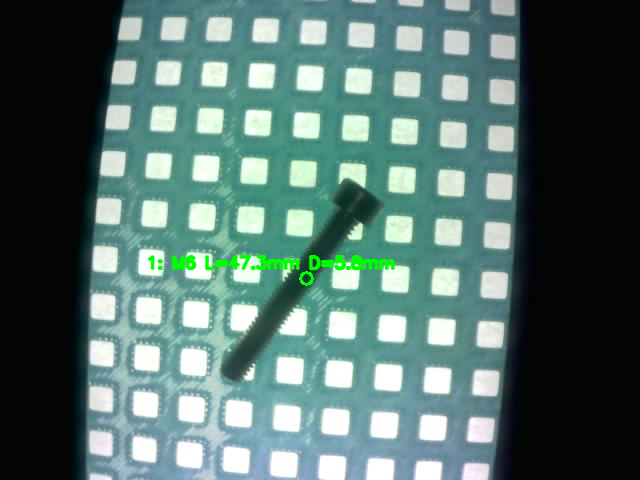
#> input picture Machine learning attempt/OpenCV Screw identifier Test 2/annotated_v5_1.png, 640 x 480 px
$ python measure_screw_grid_v5_1.py --image annotated_v5_1.png
#> lines starting #> are read from the running program, lines starting #| are printed output that depends on the picture; after the words box and inside, x2 and y2 are one past the last pixel; in counts of white or black regions, pixels touching at a corner belong together
#!/usr/bin/env python3
import argparse
import json
import os
import urllib.request
from dataclasses import dataclass
from typing import List, Tuple, Optional

import cv2
import numpy as np


@dataclass
class ScrewMeasurement:
    id: int
    center_px: Tuple[float, float]
    length_mm: float
    diameter_mm: float
    m_guess: str


def load_image(path_or_url: str) -> Optional[np.ndarray]:
    if path_or_url.lower().startswith(("http://", "https://")):
        with urllib.request.urlopen(path_or_url, timeout=10) as r:
            data = r.read()
        arr = np.frombuffer(data, dtype=np.uint8)
        return cv2.imdecode(arr, cv2.IMREAD_COLOR)
    return cv2.imread(path_or_url, cv2.IMREAD_COLOR)


def clamp(v, lo, hi):
    return max(lo, min(hi, v))


def auto_crop_camera_region(bgr: np.ndarray) -> np.ndarray:
    """Crop UI screenshots to largest dark-ish camera pane; if already a raw frame, keep as-is."""
    gray = cv2.cvtColor(bgr, cv2.COLOR_BGR2GRAY)
    _, m = cv2.threshold(gray, 60, 255, cv2.THRESH_BINARY_INV)
    m = cv2.morphologyEx(m, cv2.MORPH_OPEN, np.ones((5, 5), np.uint8), iterations=2)
    cnts, _ = cv2.findContours(m, cv2.RETR_EXTERNAL, cv2.CHAIN_APPROX_SIMPLE)
    if not cnts:
        return bgr
    c = max(cnts, key=cv2.contourArea)
    x, y, w, h = cv2.boundingRect(c)
    if w * h < 0.25 * bgr.shape[0] * bgr.shape[1]:
        return bgr
    return bgr[y:y + h, x:x + w]


def detect_grid_squares(gray: np.ndarray, bright_thresh: int):
    g = cv2.GaussianBlur(gray, (5, 5), 0)
    _, bright = cv2.threshold(g, bright_thresh, 255, cv2.THRESH_BINARY)
    bright = cv2.morphologyEx(bright, cv2.MORPH_OPEN, np.ones((3, 3), np.uint8), iterations=1)

    cnts, _ = cv2.findContours(bright, cv2.RETR_EXTERNAL, cv2.CHAIN_APPROX_SIMPLE)

    squares, centers, sizes = [], [], []
    for c in cnts:
        area = cv2.contourArea(c)
        if area < 250 or area > 9000:
            continue
        x, y, w, h = cv2.boundingRect(c)
        if w < 8 or h < 8:
            continue
        ar = w / float(h)
        if ar < 0.7 or ar > 1.35:
            continue
        squares.append(c)
        centers.append((x + w / 2.0, y + h / 2.0))
        sizes.append((w, h))
    return squares, centers, sizes


def estimate_pitch_px_nn(centers: List[Tuple[float, float]]) -> Optional[float]:
    if len(centers) < 20:
        return None
    pts = np.array(centers, dtype=np.float32)
    dmins = []
    for i in range(len(pts)):
        d = np.sqrt(((pts - pts[i]) ** 2).sum(axis=1))
        d = d[d > 1e-3]
        dmins.append(float(d.min()))
    pitch = float(np.median(dmins))
    if pitch < 10 or pitch > 300:
        return None
    return pitch


def crop_to_grid(gray: np.ndarray, centers: List[Tuple[float, float]], pad_px: int):
    pts = np.array(centers, dtype=np.float32)
    xmin, ymin = pts.min(axis=0)
    xmax, ymax = pts.max(axis=0)
    x0 = int(clamp(xmin - pad_px, 0, gray.shape[1] - 1))
    y0 = int(clamp(ymin - pad_px, 0, gray.shape[0] - 1))
    x1 = int(clamp(xmax + pad_px, 1, gray.shape[1]))
    y1 = int(clamp(ymax + pad_px, 1, gray.shape[0]))
    return gray[y0:y1, x0:x1], (x0, y0)


def rotate_patch_mask(mask: np.ndarray, rect, pad: int = 60) -> np.ndarray:
    (cx, cy), (w, h), ang = rect
    if w < h:
        rot_angle = ang
        long_side = h
        short_side = w
    else:
        rot_angle = ang + 90.0
        long_side = w
        short_side = h

    M = cv2.getRotationMatrix2D((cx, cy), rot_angle, 1.0)
    rot = cv2.warpAffine(mask, M, (mask.shape[1], mask.shape[0]), flags=cv2.INTER_NEAREST)

    bw = int(short_side + 2 * pad)
    bh = int(long_side + 2 * pad)
    x0 = int(cx - bw / 2)
    y0 = int(cy - bh / 2)
    x0 = clamp(x0, 0, mask.shape[1] - 1)
    y0 = clamp(y0, 0, mask.shape[0] - 1)
    x1 = clamp(x0 + bw, 1, mask.shape[1])
    y1 = clamp(y0 + bh, 1, mask.shape[0])

    patch = rot[y0:y1, x0:x1]
    if patch.shape[1] > patch.shape[0]:
        patch = cv2.rotate(patch, cv2.ROTATE_90_CLOCKWISE)
    return patch


def mask_widths(mask_patch: np.ndarray) -> np.ndarray:
    h, w = mask_patch.shape
    widths = np.zeros(h, dtype=np.float32)
    for r in range(h):
        xs = np.where(mask_patch[r] > 0)[0]
        if xs.size == 0:
            continue
        widths[r] = float(xs.max() - xs.min() + 1)
    return widths


def longest_run(widths: np.ndarray, min_w_px: int) -> Optional[Tuple[int, int]]:
    good = widths >= float(min_w_px)
    h = len(widths)
    best_len = 0
    best = None
    i = 0
    while i < h:
        if not good[i]:
            i += 1
            continue
        j = i
        while j < h and good[j]:
            j += 1
        if (j - i) > best_len:
            best_len = (j - i)
            best = (i, j)
        i = j
    return best if best_len >= 25 else None


def guess_metric_size(diameter_mm: float) -> str:
    sizes = [3.0, 4.0, 5.0, 6.0]
    labels = ["M3", "M4", "M5", "M6"]
    if diameter_mm <= 0:
        return "unknown"
    i = int(np.argmin([abs(diameter_mm - s) for s in sizes]))
    return labels[i] if abs(diameter_mm - sizes[i]) <= 1.2 else "unknown"


def measure(bgr: np.ndarray, square_mm: float, bright_thresh: int,
            dark_perc: float, min_ar: float, min_length_mm: float,
            silhouette_dilate: int):
    roi = auto_crop_camera_region(bgr)
    vis = roi.copy()
    gray0 = cv2.cvtColor(roi, cv2.COLOR_BGR2GRAY)

    squares, centers, sizes = detect_grid_squares(gray0, bright_thresh=bright_thresh)
    if len(centers) < 20:
        return {"error": "Could not detect enough grid squares for calibration."}, vis

    pitch_px = estimate_pitch_px_nn(centers) or 50.0
    hole_px = float(np.median([min(w, h) for (w, h) in sizes]))
    px_per_mm = hole_px / float(square_mm)  # << IMPORTANT: scale from hole size

    # crop to grid region
    pad_px = int(0.9 * pitch_px)
    gray, (ox, oy) = crop_to_grid(gray0, centers, pad_px=pad_px)

    # squares mask in cropped coords
    sq_mask_full = np.zeros_like(gray0, dtype=np.uint8)
    for c in squares:
        cv2.drawContours(sq_mask_full, [c], -1, 255, thickness=cv2.FILLED)
    sq_mask = sq_mask_full[oy:oy + gray.shape[0], ox:ox + gray.shape[1]]
    sq_mask = cv2.dilate(sq_mask, np.ones((9, 9), np.uint8), iterations=1)

    # inpaint away the bright holes so the grid stops dominating segmentation
    inpaint = cv2.inpaint(gray, sq_mask, 3, cv2.INPAINT_TELEA)

    # soften remaining periodic texture
    blur = cv2.GaussianBlur(inpaint, (0, 0), sigmaX=max(3.0, pitch_px / 6.0))
    # percentile threshold for dark objects
    t = float(np.percentile(blur, dark_perc))
    mask = (blur < t).astype(np.uint8) * 255

    mask = cv2.morphologyEx(mask, cv2.MORPH_CLOSE, np.ones((13, 13), np.uint8), iterations=2)
    mask = cv2.morphologyEx(mask, cv2.MORPH_OPEN, np.ones((3, 3), np.uint8), iterations=1)

    cnts, _ = cv2.findContours(mask, cv2.RETR_EXTERNAL, cv2.CHAIN_APPROX_SIMPLE)

    H, W = inpaint.shape
    candidates = []
    for c in cnts:
        area = cv2.contourArea(c)
        if area < (px_per_mm ** 2) * 30:  # removes small junk
            continue
        x, y, wbb, hbb = cv2.boundingRect(c)
        if x <= 2 or y <= 2 or x + wbb >= W - 3 or y + hbb >= H - 3:
            continue

        rect = cv2.minAreaRect(c)
        (cx, cy), (rw, rh), _ = rect
        L = max(rw, rh)
        Wid = min(rw, rh)
        ar = L / (Wid + 1e-6)
        if ar < min_ar:
            continue

        length_mm_est = float(L / px_per_mm)
        if length_mm_est < min_length_mm:
            continue

        candidates.append((area, rect, c))

    candidates.sort(key=lambda t: t[0], reverse=True)

    meas: List[ScrewMeasurement] = []
    sid = 1

    for _, rect, contour in candidates[:10]:
        # filled silhouette for measurement
        sil = np.zeros_like(inpaint, dtype=np.uint8)
        cv2.drawContours(sil, [contour], -1, 255, thickness=cv2.FILLED)
        if silhouette_dilate > 0:
            sil = cv2.dilate(sil, np.ones((3, 3), np.uint8), iterations=silhouette_dilate)

        patch = rotate_patch_mask(sil, rect, pad=70)
        widths = mask_widths(patch)

        min_w_px = max(6, int(0.9 * px_per_mm))  # ~0.9mm
        run = longest_run(widths, min_w_px=min_w_px)
        if run is None:
            continue
        i0, i1 = run
        length_px = float(i1 - i0)

        seg = widths[i0:i1]
        seg = seg[seg >= float(min_w_px)]
        if len(seg) < 10:
            continue

        # shank diameter: use lower-quantile median to avoid head region
        cut = np.percentile(seg, 45)
        shank = seg[seg <= cut]
        dia_px = float(np.median(shank)) if len(shank) else float(np.median(seg))

        length_mm = float(length_px / px_per_mm)
        dia_mm = float(dia_px / px_per_mm)

        (cx, cy), _, _ = rect
        cx0, cy0 = float(cx + ox), float(cy + oy)

        m_guess = guess_metric_size(dia_mm)
        meas.append(ScrewMeasurement(sid, (cx0, cy0), length_mm, dia_mm, m_guess))
        sid += 1

    for m in meas:
        cx, cy = m.center_px
        label = f"{m.id}: {m.m_guess} L={m.length_mm:.1f}mm D={m.diameter_mm:.1f}mm"
        cv2.circle(vis, (int(cx), int(cy)), 6, (0, 255, 0), 2)
        cv2.putText(vis, label, (int(cx) - 160, int(cy) - 10),
                    cv2.FONT_HERSHEY_SIMPLEX, 0.55, (0, 255, 0), 2, cv2.LINE_AA)

    out = {
        "square_mm": square_mm,
        "hole_px_median": round(hole_px, 3),
        "pitch_px_median": round(float(pitch_px), 3),
        "px_per_mm": round(float(px_per_mm), 6),
        "count": len(meas),
        "screws": [
            {
                "id": m.id,
                "m_guess": m.m_guess,
                "diameter_mm": round(m.diameter_mm, 3),
                "length_mm": round(m.length_mm, 3),
                "center_px": [round(m.center_px[0], 1), round(m.center_px[1], 1)],
            } for m in meas
        ],
    }
    return out, vis


def main():
    ap = argparse.ArgumentParser()
    ap.add_argument("--image", required=True)
    ap.add_argument("--square-mm", type=float, default=5.0, help="Hole side length in mm (your 5x5mm squares)")
    ap.add_argument("--bright-thresh", type=int, default=190)
    ap.add_argument("--dark-perc", type=float, default=25.0, help="Percentile threshold for dark segmentation")
    ap.add_argument("--min-ar", type=float, default=1.5)
    ap.add_argument("--min-length-mm", type=float, default=12.0, help="Reject tiny false positives")
    ap.add_argument("--silhouette-dilate", type=int, default=2, help="Recover edges if mask is too skinny")
    ap.add_argument("--out", default="annotated_v5_1.png")
    ap.add_argument("--show", action="store_true")
    args = ap.parse_args()

    bgr = load_image(args.image)
#> in load_image, returned value is the input picture: shape (480, 640, 3); mean B, G, R 108.2, 113.2, 85.6
    if bgr is None:
        raise SystemExit(f"Could not read image: {args.image}")

    out_json, ann = measure(
        bgr=bgr,
        square_mm=args.square_mm,
        bright_thresh=args.bright_thresh,
        dark_perc=args.dark_perc,
        min_ar=args.min_ar,
        min_length_mm=args.min_length_mm,
        silhouette_dilate=args.silhouette_dilate,
    )
#> in auto_crop_camera_region, `_, m = cv2.threshold(gray, 60, 255, cv2.THRESH_BINARY_INV)`: m: shape (480, 640); 36.2% white; 9 white regions (3 under 20 px), largest, box (x1, y1, x2, y2) and area: (493, 0, 640, 480) 61481, (0, 0, 125, 480) 46370, (267, 184, 378, 319) 2718, (231, 334, 265, 373) 454, (302, 274, 311, 283) 57, (313, 259, 317, 266) 21
#> in auto_crop_camera_region, `m = cv2.morphologyEx(m, cv2.MORPH_OPEN, np.ones((5, 5), np.uint8), ite..`:
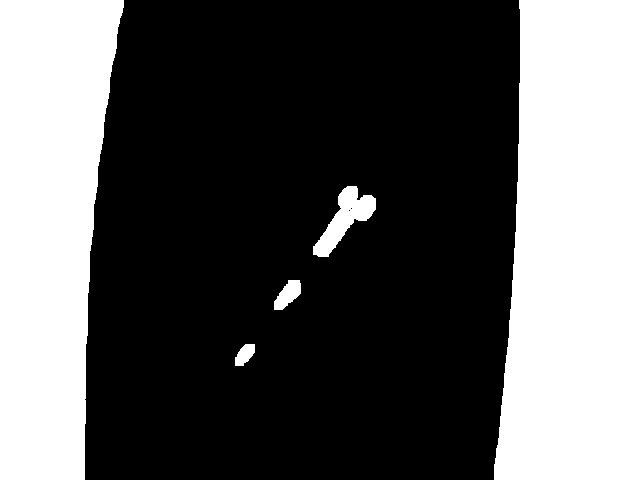
#> m: shape (480, 640); 35.9% white; 5 white regions
#> in auto_crop_camera_region, `cnts, _ = cv2.findContours(m, cv2.RETR_EXTERNAL, cv2.CHAIN_APPROX_SIMP..`: cnts = 5 contours; box (x1, y1, x2, y2) and area: (494, 0, 640, 480) 60852, (0, 0, 124, 480) 45772, (313, 186, 376, 257) 1702, (274, 280, 301, 310) 444, (235, 344, 255, 366) 264
#> in auto_crop_camera_region, `c = max(cnts, key=cv2.contourArea)`: c = contour of 58 points, box (x1, y1, x2, y2) (494, 0, 640, 480), area 60852
#> in auto_crop_camera_region, `x, y, w, h = cv2.boundingRect(c)`: x = 494; y = 0; w = 146; h = 480
#> in detect_grid_squares, `_, bright = cv2.threshold(g, bright_thresh, 255, cv2.THRESH_BINARY)`: bright: shape (480, 640); 18% white; 110 white regions (11 under 20 px), largest, box (x1, y1, x2, y2) and area: (186, 359, 230, 450) 945, (272, 404, 302, 433) 756, (269, 450, 299, 479) 756
#> in detect_grid_squares, `bright = cv2.morphologyEx(bright, cv2.MORPH_OPEN, np.ones((3, 3), np.u..`:
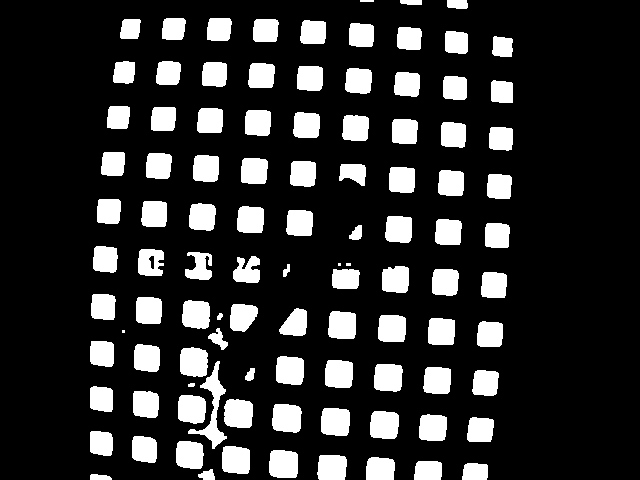
#> bright: shape (480, 640); 17.9% white; 102 white regions (3 under 20 px)
#> in detect_grid_squares, `cnts, _ = cv2.findContours(bright, cv2.RETR_EXTERNAL, cv2.CHAIN_APPROX..`: cnts = 102 contours, 5 with area under 20; largest, box (x1, y1, x2, y2) and area: (188, 361, 227, 449) 806, (272, 404, 302, 433) 706, (269, 450, 298, 478) 704, (224, 399, 253, 428) 702, (321, 408, 350, 436) 698
#> the loop in detect_grid_squares, `for c in cnts:` made 102 passes
#> (area, x, y, w, h, ar) on passes 3 to 14: (367.5, 462, 463, 26, 17, 1.53), (460.5, 414, 461, 28, 19, 1.47), (568.5, 366, 457, 29, 23, 1.26), (643, 317, 455, 30, 25, 1.2), (703.5, 269, 450, 29, 28, 1.04), (671, 222, 446, 28, 28, 1), (648, 176, 441, 28, 28, 1), (562, 132, 436, 25, 27, 0.926), (480.5, 90, 431, 23, 25, 0.92), (553, 467, 417, 27, 25, 1.08), (633.5, 419, 414, 28, 27, 1.04), (688.5, 370, 411, 29, 28, 1.04)
#> area on passes 1, 2, 23, 33, 37, 48: 84.5, 106, 72, 166.5, 21.5, 38.5
#> after the loop in detect_grid_squares, `for c in cnts:`: centers = 84 pairs, first value 101.5 to 502.5, second value 29 to 468.5; sizes = 84 pairs, first value 21 to 30, second value 20 to 30; squares = 84 contours; largest, box (x1, y1, x2, y2) and area: (272, 404, 302, 433) 706, (269, 450, 298, 478) 704, (224, 399, 253, 428) 702, (321, 408, 350, 436) 698, (180, 347, 208, 377) 693
#> in estimate_pitch_px_nn, `pts = np.array(centers, dtype=np.float32)`: pts has the same summary as centers in detect_grid_squares
#> the loop in estimate_pitch_px_nn, `for i in range(len(pts)):` made 84 passes
#> after the loop in estimate_pitch_px_nn, `for i in range(len(pts)):`: dmins = 84 values, max 49.62 at index 42, min 43.42 at index 5, mean 46.51
#> in estimate_pitch_px_nn, `pitch = float(np.median(dmins))`: pitch = 46.42
#> in measure, `hole_px = float(np.median([min(w, h) for (w, h) in sizes]))`: hole_px = 26
#> in measure, `px_per_mm = hole_px / float(square_mm)`: px_per_mm = 5.2
#> in measure, `pad_px = int(0.9 * pitch_px)`: pad_px = 41
#> in crop_to_grid, `pts = np.array(centers, dtype=np.float32)`: pts has the same summary as centers in detect_grid_squares
#> in crop_to_grid, `xmin, ymin = pts.min(axis=0)`: xmin = 101.5; ymin = 29
#> in crop_to_grid, `xmax, ymax = pts.max(axis=0)`: xmax = 502.5; ymax = 468.5
#> in crop_to_grid, `x0 = int(clamp(xmin - pad_px, 0, gray.shape[1] - 1))`: x0 = 60
#> in crop_to_grid, `y0 = int(clamp(ymin - pad_px, 0, gray.shape[0] - 1))`: y0 = 0
#> in crop_to_grid, `x1 = int(clamp(xmax + pad_px, 1, gray.shape[1]))`: x1 = 543
#> in crop_to_grid, `y1 = int(clamp(ymax + pad_px, 1, gray.shape[0]))`: y1 = 480
#> in measure, `gray, (ox, oy) = crop_to_grid(gray0, centers, pad_px=pad_px)`:
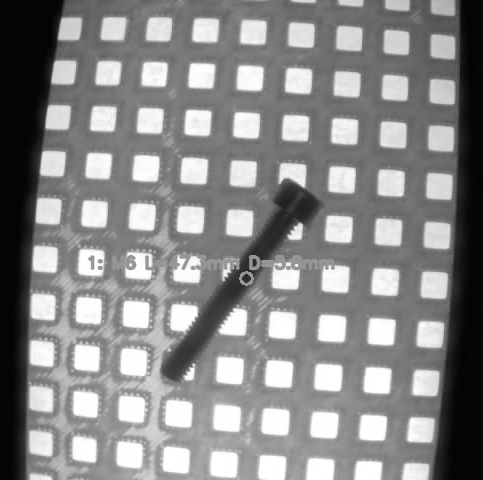
#> gray: shape (480, 483); min 2, max 255, mean 136.6
#> in measure, `gray, (ox, oy) = crop_to_grid(gray0, centers, pad_px=pad_px)`: ox = 60; oy = 0
#> the loop in measure, `for c in squares:` made 84 passes
#> after the loop in measure, `for c in squares:`: sq_mask_full: shape (480, 640); 16.8% white; 84 white regions, largest, box (x1, y1, x2, y2) and area: (272, 404, 302, 433) 756, (269, 450, 298, 478) 753, (224, 399, 253, 428) 751
#> in measure, `sq_mask = sq_mask_full[oy:oy + gray.shape[0], ox:ox + gray.shape[1]]`: sq_mask: shape (480, 483); 22.2% white; 84 white regions, largest, box (x1, y1, x2, y2) and area: (212, 404, 242, 433) 756, (209, 450, 238, 478) 753, (164, 399, 193, 428) 751
#> in measure, `sq_mask = cv2.dilate(sq_mask, np.ones((9, 9), np.uint8), iterations=1)`: sq_mask: shape (480, 483); 39.6% white; 84 white regions, largest, box (x1, y1, x2, y2) and area: (208, 400, 246, 437) 1292, (160, 395, 197, 432) 1285, (116, 343, 152, 381) 1276
#> in measure, `blur = cv2.GaussianBlur(inpaint, (0, 0), sigmaX=max(3.0, pitch_px / 6...`:
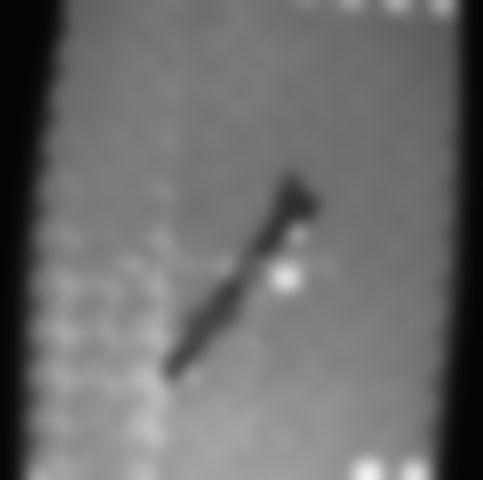
#> blur: shape (480, 483); min 4, max 243, mean 108.1
#> in measure, `t = float(np.percentile(blur, dark_perc))`: t = 103
#> in measure, `mask = (blur < t).astype(np.uint8) * 255`: mask: shape (480, 483); 25% white; 3 white regions, box (x1, y1, x2, y2) and area: (381, 0, 483, 480) 25463, (0, 0, 109, 480) 24884, (168, 168, 326, 375) 7518
#> in measure, `mask = cv2.morphologyEx(mask, cv2.MORPH_CLOSE, np.ones((13, 13), np.ui..`:
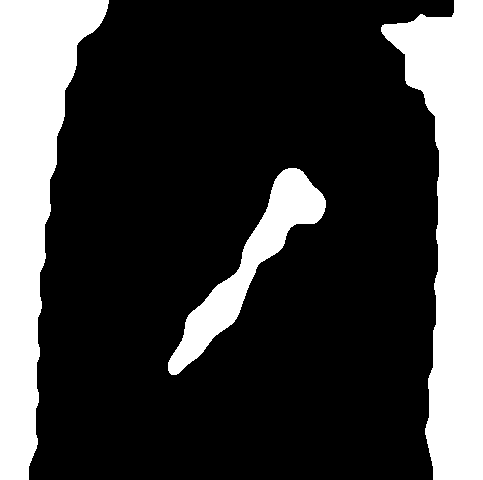
#> mask: shape (480, 483); 25.3% white; 3 white regions
#> in measure, `cnts, _ = cv2.findContours(mask, cv2.RETR_EXTERNAL, cv2.CHAIN_APPROX_S..`: cnts = 3 contours; box (x1, y1, x2, y2) and area: (381, 0, 483, 480) 25342, (0, 0, 109, 480) 24665, (168, 168, 326, 375) 7278
#> the loop in measure, `for c in cnts:` made 3 passes
#> (area, x, y, wbb, hbb) on passes 2 to 3: (25341.5, 381, 0, 102, 480), (24665, 0, 0, 109, 480)
#> (area, x, y, wbb, hbb, rect, cx, cy) on pass 1: (7278.5, 168, 168, 158, 207, ((246.3, 278.8), (241.7, 59.23), -57.39), 246.3, 278.8)
#> after the loop in measure, `for c in cnts:`: candidates = 1 item
#> the loop in measure, `for _, rect, contour in candidates[:10]:` made 1 pass
#> (rect, ang in rotate_patch_mask, rot_angle in rotate_patch_mask, long_side in rotate_patch_mask) on pass 1: (((246.3, 278.8), (241.7, 59.23), -57.39), -57.39, 32.61, 241.7)
#> pass 1, in rotate_patch_mask, `rot = cv2.warpAffine(mask, M, (mask.shape[1], mask.shape[0]), flags=cv..`:
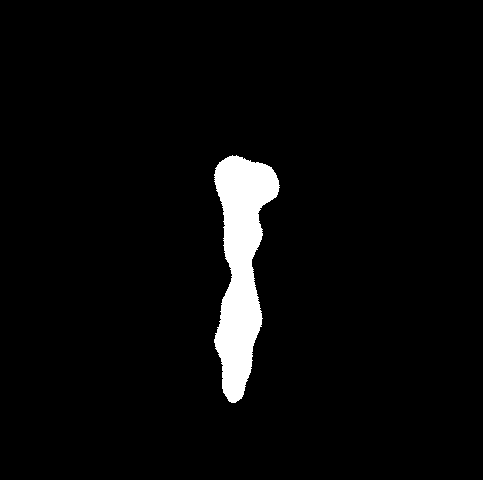
#> rot: shape (480, 483); 3.9% white; 1 white region, box (x1, y1, x2, y2) and area: (214, 155, 280, 403) 8992
#> pass 1, in rotate_patch_mask, `patch = rot[y0:y1, x0:x1]`:
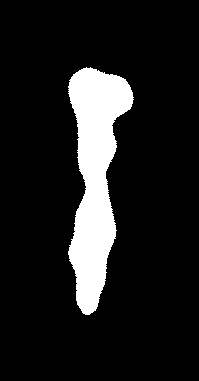
#> patch: shape (381, 199); 11.9% white; 1 white region, box (x1, y1, x2, y2) and area: (68, 67, 134, 315) 8992
#> after the loop in measure, `for _, rect, contour in candidates[:10]:`: sid = 2
#> the loop in measure, `for m in meas:` made 1 pass
#> (cx, cy, label) on pass 1: (306.3, 278.8, '1: M5 L=47.3mm D=5.2mm')
#> out_json = 6 items

    cv2.imwrite(args.out, ann)
    out_json["annotated_image"] = os.path.abspath(args.out)
    print(json.dumps(out_json, indent=2))
#> (printed output is left out)

    if args.show:
        cv2.imshow("annotated", ann)
        cv2.waitKey(0)
        cv2.destroyAllWindows()


if __name__ == "__main__":
    main()
